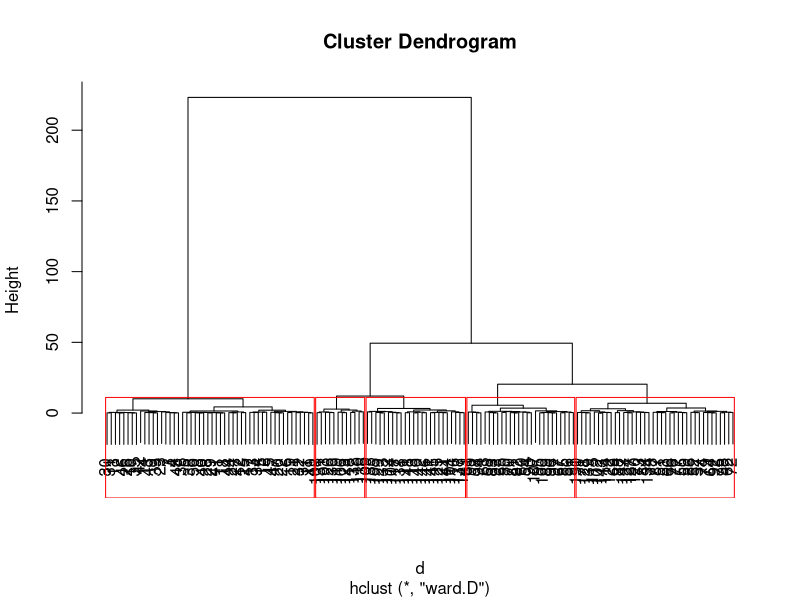
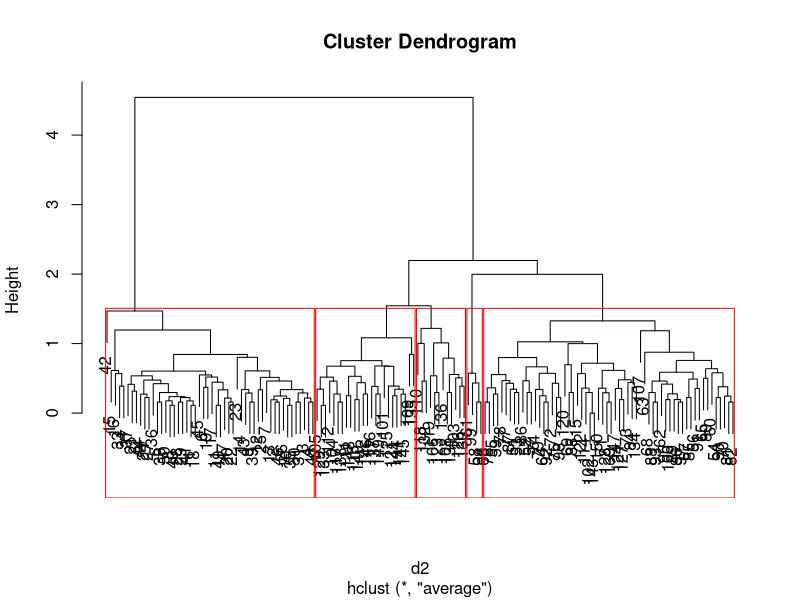
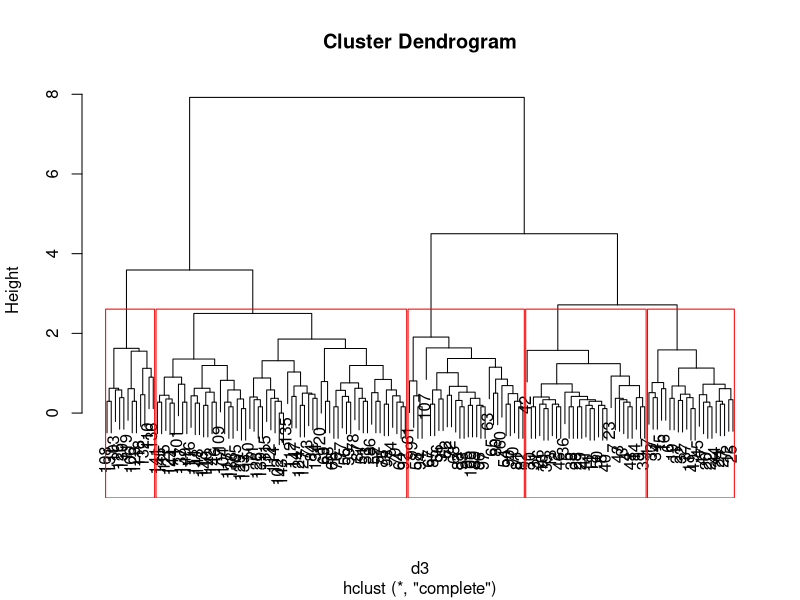
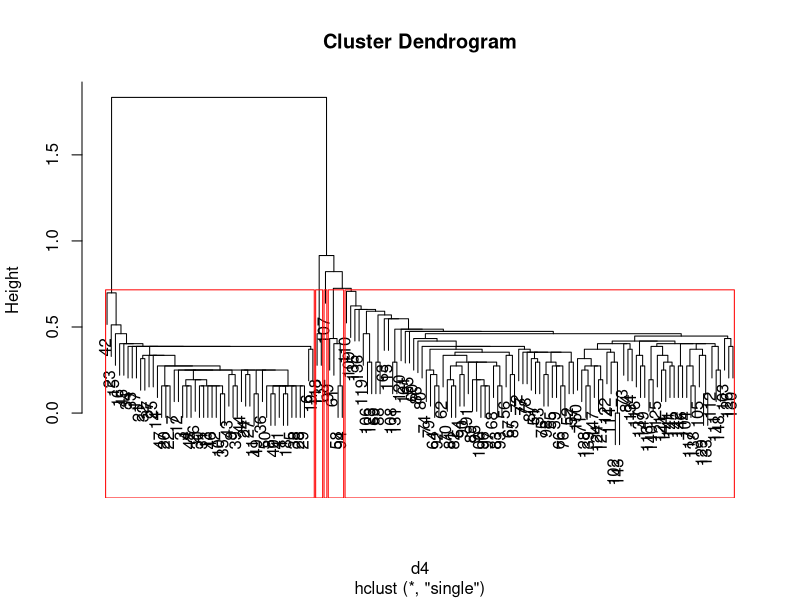
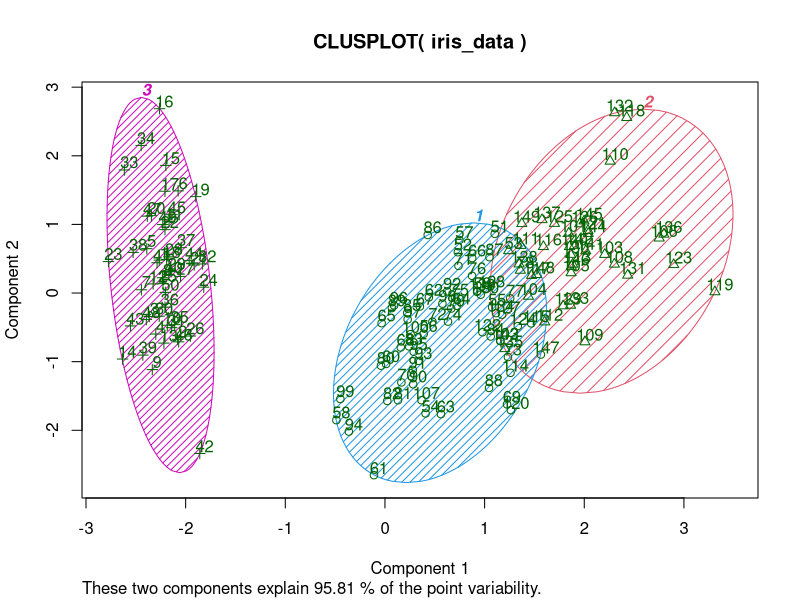
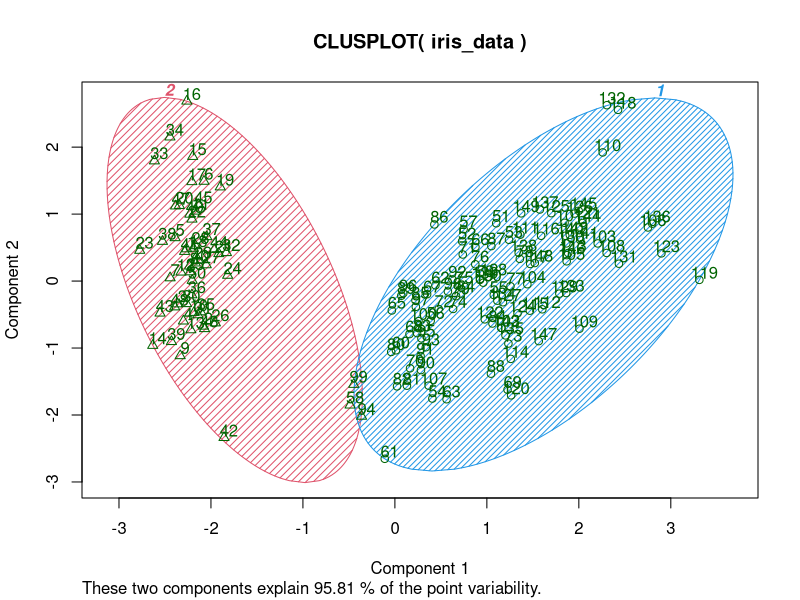

R code for these plots, in order:
# Ward hierarchical clustering

d = dist(iris, method = "euclidean")
fit = hclust(d, method = "ward")
plot(fit)
groups = cutree(fit, k = 5)
rect.hclust(fit, k = 5, border = "red")


# Avg hierarchical clustering

d2 = dist(iris, method = "euclidean")
fit2 = hclust(d2, method = "average")
plot(fit2)
groups2 = cutree(fit2, k = 5)
rect.hclust(fit2, k = 5, border = "red")


# Complete hierarchical clustering

d3 = dist(iris, method = "euclidean")
fit3 = hclust(d3, method = "complete")
plot(fit3)
groups3 = cutree(fit3, k = 5)
rect.hclust(fit3, k = 5, border = "red")


# Single hierarchical clustering

d4 = dist(iris, method = "euclidean")
fit4 = hclust(d4, method = "single")
plot(fit4)
groups4 = cutree(fit4, k = 5)
rect.hclust(fit4, k = 5, border = "red")


##########################################################
  
# K-means clustering with 3 clusters
iris_data = iris[,1:4]
head(iris_data)

fit5 = kmeans(iris_data, 3)
fit5

# K-means clustering with 2 clusters
iris_data = iris[,1:4]
head(iris_data)

fit6 = kmeans(iris_data, 2)
fit6


# 

library(cluster)

clusplot(iris_data, fit5$cluster, color = TRUE, shade = TRUE, labels = 2, lines = 0)

clusplot(iris_data, fit6$cluster, color = TRUE, shade = TRUE, labels = 2, lines = 0)
